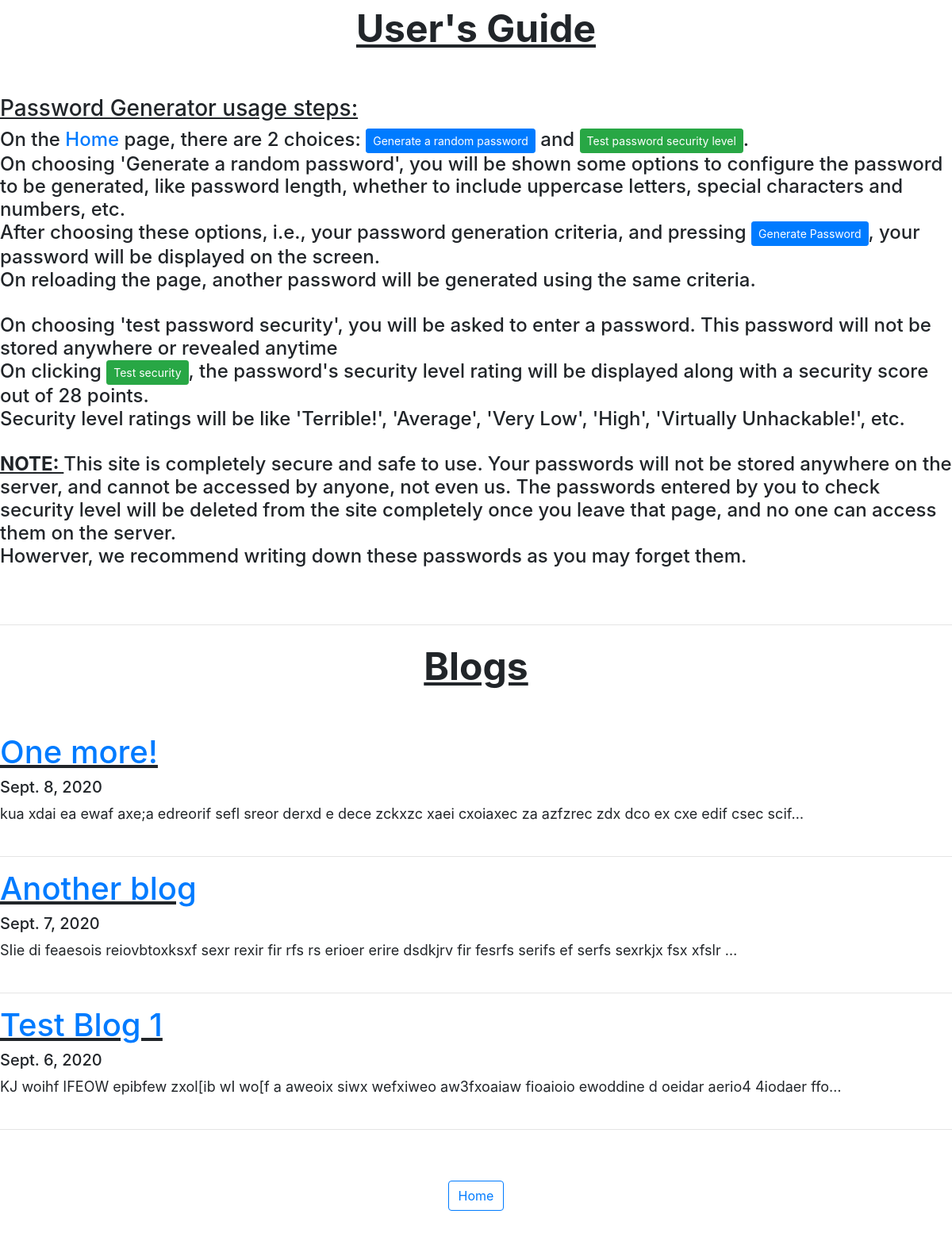
The app's page /guide/, older data.
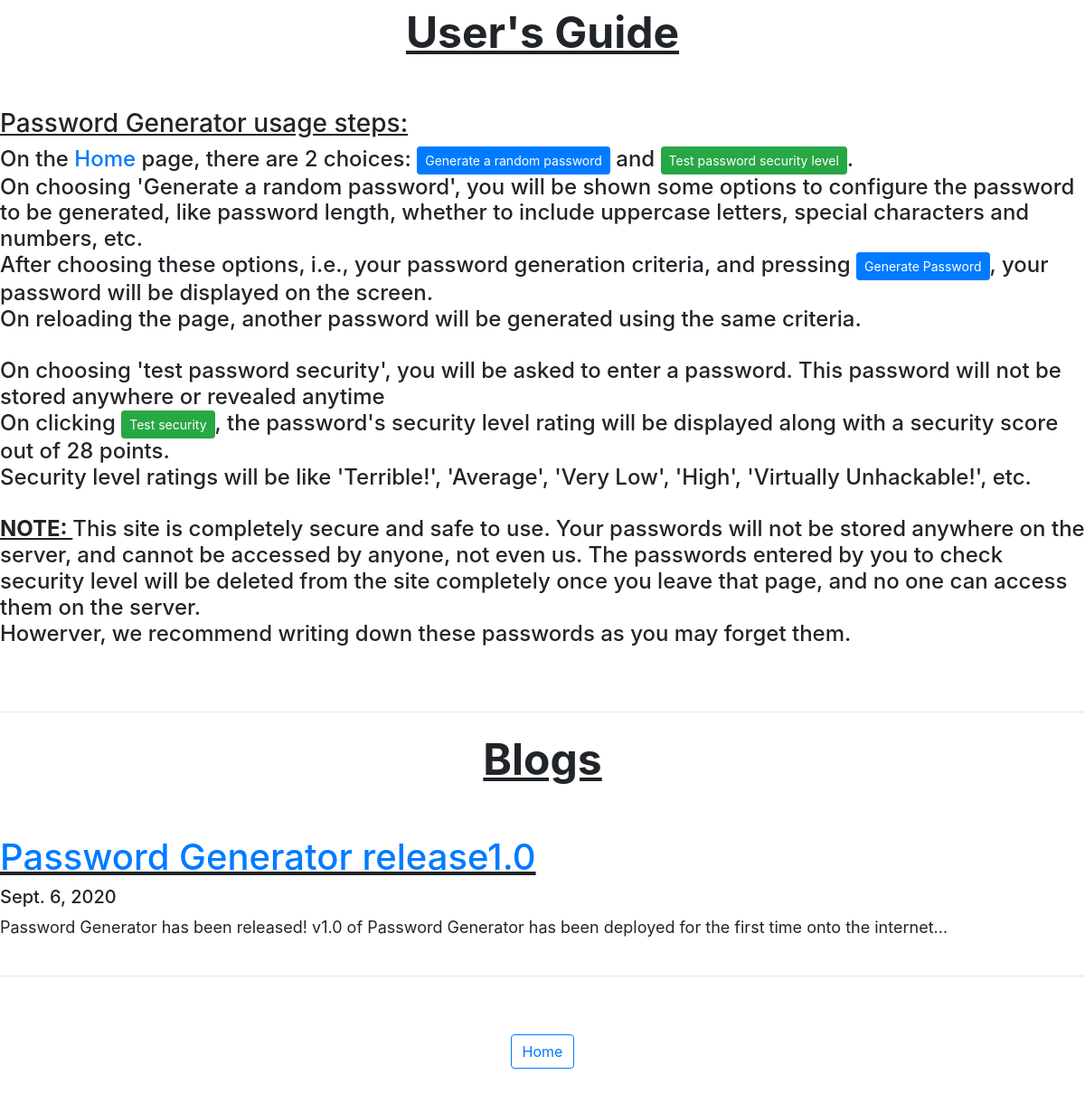
The same page, newer data.
### password_generator/models.py (models this page shows, shortened)
class Guide(models.Model):
    title = models.CharField(max_length=50)
    description = models.TextField()
    date = models.DateField()
    assurance = models.CharField(blank=True, max_length=120)

### password_generator/views.py (the view)
# urls.py: path('guide/', views.maingiude, name='guide'),
def maingiude(request):
    guides = Guide.objects.order_by('-date')
    return render(request, 'password_generator/info.html', {'blogs': guides})

### password_generator/templates/password_generator/info.html (shortened to what this page needs)
<link rel="stylesheet" href="https://stackpath.bootstrapcdn.com/bootstrap/4.5.2/css/bootstrap.min.css">
{% load static %}
<center><font size="200"><b><u>User's Guide</u></b></font></center>
<h3><u>
    Password Generator usage steps:<br></u>
</h3><h4>
    On the <a href="{% url 'home' %}">Home</a> page, there are 2 choices: <a href="" class="btn btn-primary btn-sm">Generate a random password</a>
    and <a href="" class="btn btn-success btn-sm">Test password security level</a>. <br>
    On choosing 'Generate a random password', you will be shown some options to configure the password to be generated,
     like password length, whether to include uppercase letters, special characters and numbers, etc. <br>
    After choosing these options, i.e., your password generation criteria, and pressing <a href="" class="btn btn-primary btn-sm">Generate Password</a>,
    your password will be displayed on the screen.
    <br>On reloading the page, another password will be generated using the same criteria.
    <br><br>
    On choosing 'test password security', you will be asked to enter a password. This password will not be stored anywhere or revealed anytime
    <br>On clicking <a href="" class="btn btn-success btn-sm">Test security</a>, the password's security level rating
    will be displayed along with a security score out of 28 points. <br>
    Security level ratings will be like 'Terrible!', 'Average', 'Very Low', 'High', 'Virtually Unhackable!', etc. <br><br>
    <b><u>NOTE: </u></b>
    This site is completely secure and safe to use. Your passwords will not be stored anywhere on the server, and cannot
    be accessed by anyone, not even us. The passwords entered by you to check security level will be deleted from the site
    completely once you leave that page, and no one can access them on the server. <br>
    Howerver, we recommend writing down these passwords as you may forget them.
</h4>
<br><br><hr>
<center><font size="200"><b><u>Blogs</u></b></font></center>
{% for blog in blogs %}
<h1><u><a href="{% url 'full_blog' blog.id %}" >{{blog.title}}</a></u></h1>
<h5>{{blog.date}}<br></h5>
<font size="4">
    {{blog.description|striptags|truncatechars:120}}
</font><br><br><hr>
{% endfor %}
<center><a href="{% url 'home' %}" class="btn btn-outline-primary">Home</a></center>

Row changes from the older to the newer data that the page shows:
removed Guide: title "One more!", date "Sept. 8, 2020", description "kua xdai ea ewaf axe;a edreorif sefl sreor derxd e dece zckxzc xaei cxoiaxec za azfzrec zdx dco ex cxe edif csec scif…"
removed Guide: title "Another blog", date "Sept. 7, 2020", description "SIie di feaesois reiovbtoxksxf sexr rexir fir rfs rs erioer erire dsdkjrv fir fesrfs serifs ef serfs sexrkjx fsx xfslr …"
removed Guide: title "Test Blog 1", date "Sept. 6, 2020", description "KJ woihf IFEOW epibfew zxol[ib wI wo[f a aweoix siwx wefxiweo aw3fxoaiaw fioaioio ewoddine d oeidar aerio4 4iodaer ffo…"
added Guide: title "Password Generator release1.0", date "Sept. 6, 2020", description "Password Generator has been released! v1.0 of Password Generator has been deployed for the first time onto the internet…"
